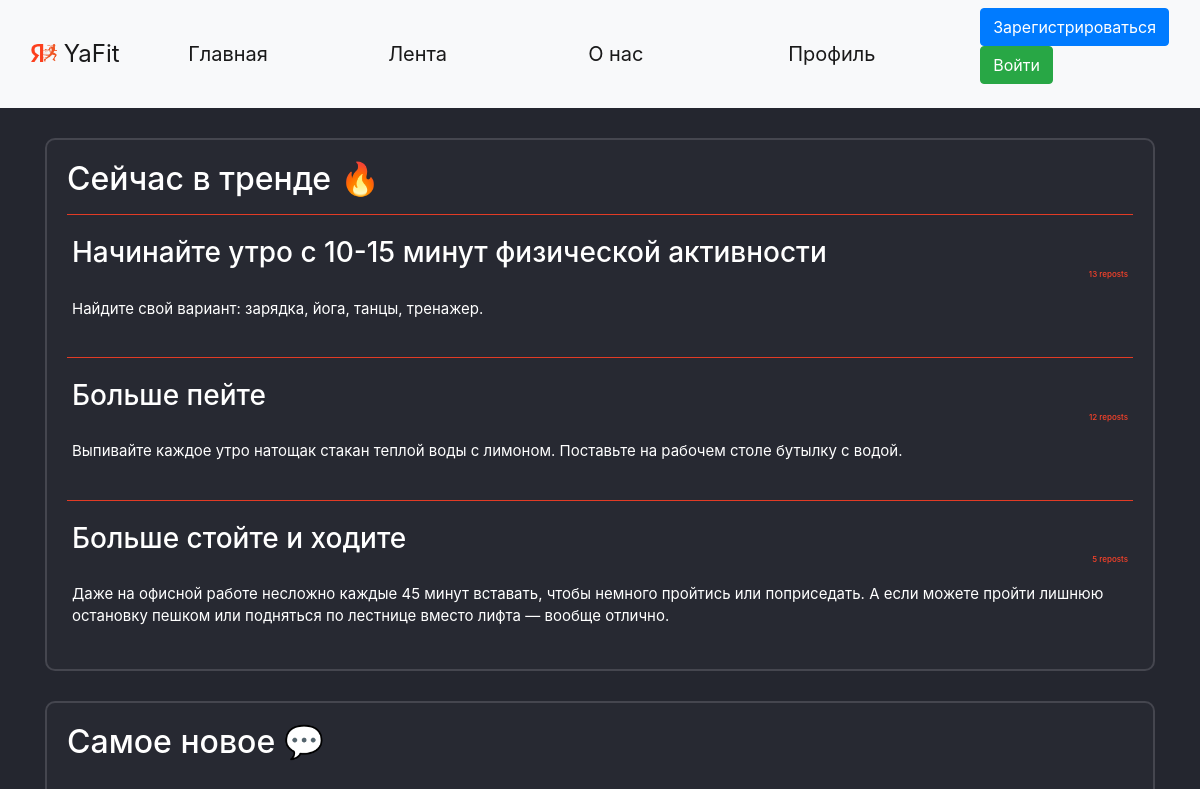
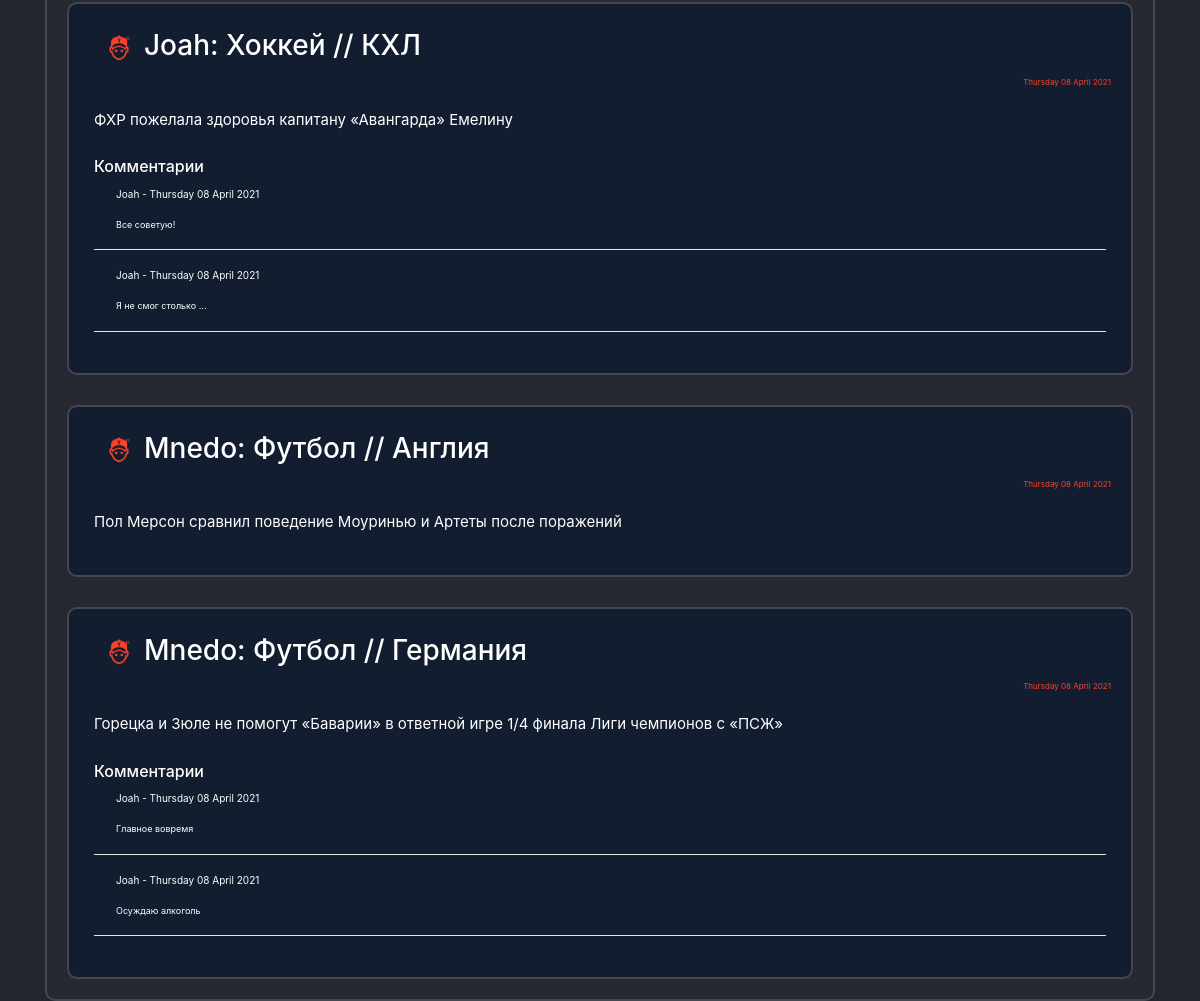
The page / on the database its author committed (2 pictures, top to bottom).
### data/habits.py (models this page shows)
class Habits(SqlAlchemyBase, UserMixin, SerializerMixin):
    __tablename__ = 'habits'
    id = sqlalchemy.Column(sqlalchemy.Integer,
                           primary_key=True, autoincrement=True)
    type = sqlalchemy.Column(sqlalchemy.String)
    period = sqlalchemy.Column(sqlalchemy.Integer)  # days
    about_link = sqlalchemy.Column(sqlalchemy.String)
    count = sqlalchemy.Column(sqlalchemy.Integer, default=0)
    reposts = sqlalchemy.Column(sqlalchemy.Integer, default=0)
    creator = sqlalchemy.Column(sqlalchemy.String, sqlalchemy.ForeignKey("users.id"))
    user = orm.relation('User')

### data/users.py (models this page shows, shortened)
class User(SqlAlchemyBase, UserMixin, SerializerMixin):
    __tablename__ = 'users'
    id = sqlalchemy.Column(sqlalchemy.Integer,
                           primary_key=True, autoincrement=True)
    name = sqlalchemy.Column(sqlalchemy.String)
    surname = sqlalchemy.Column(sqlalchemy.String)
    nickname = sqlalchemy.Column(sqlalchemy.String)
    age = sqlalchemy.Column(sqlalchemy.Integer)
    status = sqlalchemy.Column(sqlalchemy.String)
    about = sqlalchemy.Column(sqlalchemy.String)
    email = sqlalchemy.Column(sqlalchemy.String, unique=True)
    hashed_password = sqlalchemy.Column(sqlalchemy.String)
    modified_date = sqlalchemy.Column(sqlalchemy.DateTime, default=datetime.datetime.now)
    city_from = sqlalchemy.Column(sqlalchemy.String)
    habit = sqlalchemy.Column(sqlalchemy.String)  # id_1;id_2
    habits = orm.relation("Habits", back_populates='user')
    news = orm.relation("News", back_populates='user')
    comments = orm.relation("Comments", back_populates='user')

### data/news.py (models this page shows)
class News(SqlAlchemyBase, UserMixin, SerializerMixin):
    __tablename__ = 'news'
    id = sqlalchemy.Column(sqlalchemy.Integer,
                           primary_key=True, autoincrement=True)
    title = sqlalchemy.Column(sqlalchemy.String)
    content = sqlalchemy.Column(sqlalchemy.String)
    created_date = sqlalchemy.Column(sqlalchemy.DateTime,
                                     default=datetime.datetime.now)
    user_id = sqlalchemy.Column(sqlalchemy.Integer,
                                sqlalchemy.ForeignKey("users.id"))
    comms = sqlalchemy.Column(sqlalchemy.String)  # id_1;id_2
    user = orm.relation('User')

### data/comments.py (models this page shows)
class Comments(SqlAlchemyBase, UserMixin, SerializerMixin):
    __tablename__ = 'comments'
    id = sqlalchemy.Column(sqlalchemy.Integer,
                           primary_key=True, autoincrement=True)
    content = sqlalchemy.Column(sqlalchemy.String)
    created_date = sqlalchemy.Column(sqlalchemy.DateTime,
                                     default=datetime.datetime.now)
    user_id = sqlalchemy.Column(sqlalchemy.Integer,
                                sqlalchemy.ForeignKey("users.id"))
    user = orm.relation('User')

### main.py (the view)
@app.route("/")
def index():
    db_sess = db_session.create_session()
    habits = db_sess.query(Habits).all()
    habits = sorted(habits, key=lambda x: -int(x.reposts))
    top_habits = []
    habit_index = 0
    for habit in habits:
        habit_index += 1
        creator_nickname = (db_sess.query(User).filter(User.id == habit.creator).first()).nickname
        top_habits.append({'id': habit.id,
                           'type': habit.type,
                           'period': habit.period,
                           'about_link': habit.about_link,
                           'count': habit.count,
                           'reposts': habit.reposts,
                           'creator': creator_nickname})
        if habit_index == 3:
            break
    rec_news = db_sess.query(News).all()
    rec_news = sorted(rec_news, key=lambda x: x.created_date)
    top_news = []
    news_index = 0
    for news in rec_news:
        path = ''
        news_index += 1
        creator_nickname = (db_sess.query(User).filter(User.id == news.user_id).first()).nickname
        for images in os.listdir('static/img/users_photo'):
            if images.split('.')[0] == creator_nickname:
                path = 'static/img/users_photo/' + images
        if path == '':
            path = 'static/img/users_photo/default.jpg'
        comments = []
        if news.comms:
            if ';' in news.comms:
                for com_id in news.comms.split(';'):
                    comments.append(db_sess.query(Comments).filter(Comments.id == com_id).first())
            elif len(news.comms) == 1:
                com_id = news.comms
                comments = [db_sess.query(Comments).filter(Comments.id == com_id).first()]
        else:
            comments = []
        if len(comments) > 1:
            comments = sorted(comments, key=lambda x: x.created_date)
        comments_main = []
        for com in comments:
            comentor_nickname = db_sess.query(User).filter(User.id == com.user_id).first().nickname
            comments_main.append({'id': com.id,
                                  'content': com.content,
                                  'created_date': com.created_date.strftime("%A %d %B %Y"),
                                  'creator': comentor_nickname})
        comments = comments_main
        top_news.append({'id': news.id,
                         'title': news.title,
                         'content': news.content,
                         'created_date': news.created_date.strftime("%A %d %B %Y"),
                         'comms': comments,
                         'creator': creator_nickname,
                         'path': path})
        if news_index == 3:
            break
    return render_template("index.html", top_habits=top_habits, top_news=top_news, random_id=random.randint(1, 2 ** 16))

### data/db_session.py (called while the page is built)
def create_session() -> Session:
    global __factory
    return __factory()

### templates/index.html (shortened to what this page needs)
{% extends "base.html" %}
{% block content %}
<div class="page_border">
    <h2>Сейчас в тренде &#128293;</h2>
    {% for habit in top_habits%}
    <hr>
    <div class="menu_item">
        <h3>{{habit['type']}}
            <div class="reposts">
                {{habit['reposts']}} reposts
            </div>
        </h3>
    </div>
    <div class="menu_item">
        <p>{{habit['about_link']}}</p>
    </div>
    {% endfor %}
</div>
<div class="page_border">
    <h2>Самое новое &#128172;</h2>
    {% for new in top_news%}
    <div class="page_border" style="background-color: #121d2f !important;">
        <div class="menu_item">
            <h3><a><img
                    src={{new['path']}} alt="avatar"
                    class="round_avatar"></a>{{new['creator']}}: {{new['title']}} </h3>
        </div>
        <div class="reposts">
            <p>{{new['created_date']}}</p>
        </div>
        <div class="menu_item">
            <p>{{new['content']}}</p>
        </div>
        {% if new['comms'] %}
        <div class="menu_item">
            <h6>Комментарии  </h6>
            {% for com in new['comms'] %}
            <div class="com_label" style="margin-left: 20px; padding: 0; margin-top: 0; margin-bottom;">
                <p style="font-size: 10px;">{{com['creator']}} - {{com['created_date']}}</p>
                <p style="font-size: 9px;">{{com['content']}}
                </p></div>
            <hr style="color: white; background-color: white; padding: 0; margin-top: 0; margin-bottom;">
            {% endfor %}
        </div>
        {% endif %}
    </div>
    {% endfor %}
</div>
{% endblock %}

### templates/base.html (shortened to what this page needs)
<!doctype html>
<html lang="en">
<head>
    <link rel="stylesheet" href="/static/css/style.css?random()">
    <link rel="stylesheet"
          href="https://stackpath.bootstrapcdn.com/bootstrap/4.4.1/css/bootstrap.min.css"
>
</head>
<body>
<header>
    <nav class="navbar navbar-expand-lg navbar-light bg-light">
        <div class="container-fluid">
            <a class="navbar-brand" style="width: 250px;" href="/">
                <img src="/static/img/YaFit_logo.png" alt="" width="26" height="18"
                     class="d-inline-block text-align-center" style="margin-bottom:5px;">
                YaFit
            </a>
            <div class="collapse navbar-collapse">
                <ul class="mx-auto navbar-nav">
                    <li class="nav-item">
                        <a class="nav-link active" style="width: 200px;" aria-current="page" href="/">Главная</a>
                    </li>
                    <li class="nav-item">
                        <a class="nav-link active" style="width: 200px;" href="/news">Лента</a>
                    </li>
                    <li class="nav-item">
                        <a class="nav-link active" style="width: 200px;" href="/info">О нас</a>
                    </li>
                    <li class="nav-item">
                        <a class="nav-link active" style="width: 200px;" href="/office">Профиль</a>
                </ul>
                {% if current_user.is_authenticated %}
                <a class="navbar-brand" href="/logout">{{current_user.nickname}}</a>
                {% else %}
                <p>
                    <a class="btn btn-primary " href="/register">Зарегистрироваться</a>
                    <a class="btn btn-success" href="/login">Войти</a>
                </p>
                {% endif %}
            </div>
        </div>
    </nav>
</header>
<main role="main" class="container">
    {% block content %}{% endblock %}
</main>
</body>
</html>

### static/css/style.css (style rules this page uses)
body { background-color: #24262f !important; color: white; }
.nav-item { color: black; font-weight: 400; font-size: 20px !important; }
.navbar-brand { font-size: 24px !important; }
.page_border { background-color: #272932 !important; color: white !important; border: 2px solid #45464F; border-radius: 10px; padding: 20px !important; margin: 0 auto; margin-top: 30px; }
.menu_item { padding: 5px !important; font-size: 15px !important; }
hr { background-color: #FB4229; color: #FB4229; }
.reposts { color: #FB4229 !important; font-size: 8px !important; text-align: right; }
.com_label { background-color: #121d2f !important; color: white !important; border: 2px solid #121d2f; width: 25%; border-radius: 10px; }
.round_avatar { margin-left:10px; margin-right:10px; width: 30px !important; height: 30px !important; border-radius: 50px !important; }

### rows shown on the page
Habits: type "Начинайте утро с 10-15 минут физической активности", about_link "Найдите свой вариант: зарядка, йога, танцы, тренажер."
Habits: type "Больше пейте", about_link "Выпивайте каждое утро натощак стакан теплой воды с лимоном. Поставьте на рабочем столе бутылку с водой."
Habits: type "Больше стойте и ходите", about_link "Даже на офисной работе несложно каждые 45 минут вставать, чтобы немного пройтись или поприседать. А если можете пройти лишнюю остановку пешком или подняться по лестнице вместо лифта — вообще отлично."
User: creator "Joah", creator "Joah" "Joah" "Joah" "Joah"
News: title "Хоккей // КХЛ", content "ФХР пожелала здоровья капитану «Авангарда» Емелину"
Comments: content "Все советую!"
Comments: content "Я не смог столько ..."
User: creator "Mnedo" "Mnedo"
News: title "Футбол // Англия", content "Пол Мерсон сравнил поведение Моуринью и Артеты после поражений"
News: title "Футбол // Германия", content "Горецка и Зюле не помогут «Баварии» в ответной игре 1/4 финала Лиги чемпионов с «ПСЖ»"
Comments: content "Главное вовремя"
Comments: content "Осуждаю алкоголь"

### other values the page prints
{{ habit['reposts'] }} "13" "12" "5"
{{ new['created_date'] }} "Thursday 08 April 2021" "Thursday 08 April 2021" "Thursday 08 April 2021"
{{ com['created_date'] }} "Thursday 08 April 2021" "Thursday 08 April 2021" "Thursday 08 April 2021" "Thursday 08 April 2021"
